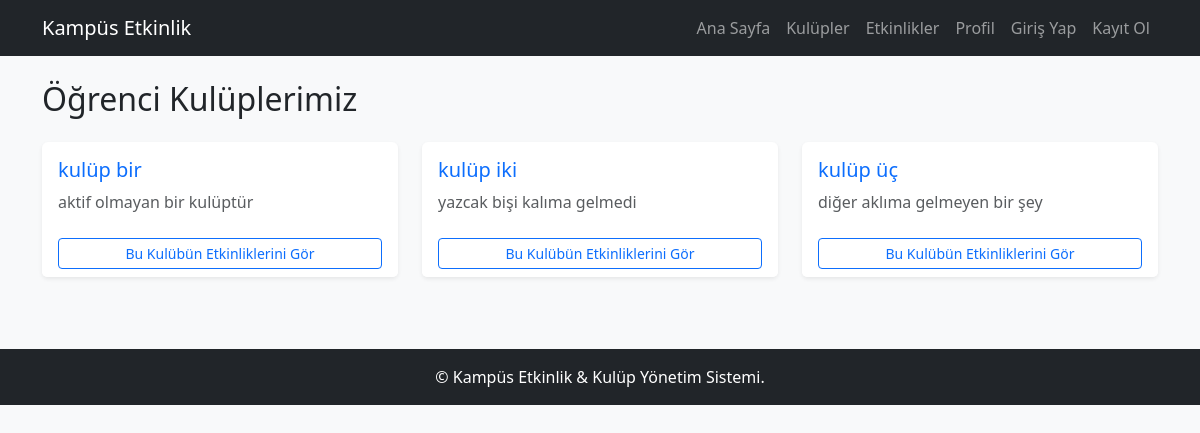
Screenshot of /clubs.php with the database file from the repository.
### tables this page shows
CREATE TABLE `clubs` (
  `id` int(11) NOT NULL,
  `name` varchar(100) NOT NULL,
  `description` text DEFAULT NULL,
  `logo_path` varchar(255) DEFAULT NULL,
  `created_at` timestamp NOT NULL DEFAULT current_timestamp()
);

### clubs.php (the view)
<?php
require_once 'config/db.php';
require_once 'includes/header.php';
$stmt = $db->query("SELECT * FROM clubs ORDER BY name ASC");
$clubs = $stmt->fetchAll(PDO::FETCH_ASSOC);
?>
<div class="row mt-4">
    <div class="col-12">
        <h2 class="mb-4">Öğrenci Kulüplerimiz</h2>
    </div>
    <?php if (empty($clubs)): ?>
        <div class="col-12">
            <div class="alert alert-info">Henüz sisteme kayıtlı bir kulüp bulunmuyor.</div>
        </div>
    <?php else: ?>
        <?php foreach ($clubs as $club): ?>
            <div class="col-md-4 mb-4">
                <div class="card h-100 shadow-sm border-0">
                    <div class="card-body">
                        <h5 class="card-title text-primary"><?= htmlspecialchars($club['name']) ?></h5>
                        <p class="card-text text-muted">
                            <?= htmlspecialchars(mb_strimwidth($club['description'], 0, 100, "...")) ?>
                        </p>
                    </div>
                    <div class="card-footer bg-white border-top-0">
                        <a href="events.php?club_id=<?= $club['id'] ?>" class="btn btn-outline-primary btn-sm w-100">
                            Bu Kulübün Etkinliklerini Gör
                        </a>
                    </div>
                </div>
            </div>
        <?php endforeach; ?>
    <?php endif; ?>
</div>
<?php require_once 'includes/footer.php'; ?>

### rows the page displays
clubs: name "kulüp bir", description "aktif olmayan bir kulüptür"
clubs: name "kulüp iki", description "yazcak bişi kalıma gelmedi"
clubs: name "kulüp üç", description "diğer aklıma gelmeyen bir şey"
